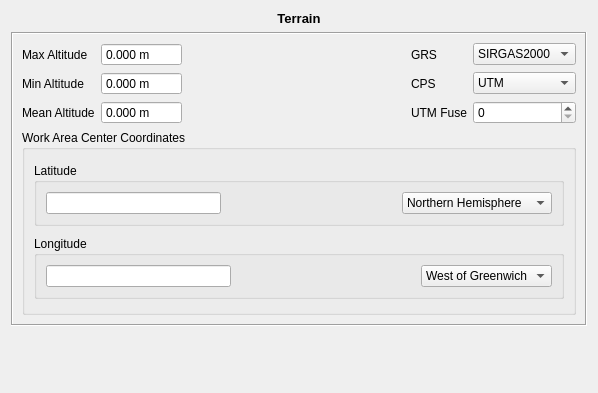
<?xml version="1.0" encoding="UTF-8"?>
<ui version="4.0">
 <class>Terreno</class>
 <widget class="QWidget" name="Terreno">
  <property name="geometry">
   <rect>
    <x>0</x>
    <y>0</y>
    <width>598</width>
    <height>393</height>
   </rect>
  </property>
  <property name="windowTitle">
   <string>Form</string>
  </property>
  <layout class="QVBoxLayout" name="verticalLayout_3">
   <item>
    <widget class="QLabel" name="label_3">
     <property name="text">
      <string>&lt;!DOCTYPE HTML PUBLIC &quot;-//W3C//DTD HTML 4.0//EN&quot; &quot;http://www.w3.org/TR/REC-html40/strict.dtd&quot;&gt;
&lt;html&gt;&lt;head&gt;&lt;meta name=&quot;qrichtext&quot; content=&quot;1&quot; /&gt;&lt;style type=&quot;text/css&quot;&gt;
p, li { white-space: pre-wrap; }
&lt;/style&gt;&lt;/head&gt;&lt;body style=&quot; font-family:'Sans'; font-size:10pt; font-weight:400; font-style:normal;&quot;&gt;
&lt;p style=&quot; margin-top:0px; margin-bottom:0px; margin-left:0px; margin-right:0px; -qt-block-indent:0; text-indent:0px;&quot;&gt;&lt;span style=&quot; font-weight:600;&quot;&gt;Terrain&lt;/span&gt;&lt;/p&gt;&lt;/body&gt;&lt;/html&gt;</string>
     </property>
     <property name="alignment">
      <set>Qt::AlignCenter</set>
     </property>
    </widget>
   </item>
   <item>
    <widget class="QFrame" name="frame">
     <property name="frameShape">
      <enum>QFrame::Box</enum>
     </property>
     <property name="frameShadow">
      <enum>QFrame::Sunken</enum>
     </property>
     <layout class="QVBoxLayout" name="verticalLayout">
      <item>
       <layout class="QGridLayout" name="gridLayout">
        <item row="0" column="3">
         <widget class="QLabel" name="label">
          <property name="minimumSize">
           <size>
            <width>0</width>
            <height>0</height>
           </size>
          </property>
          <property name="text">
           <string>GRS</string>
          </property>
         </widget>
        </item>
        <item row="0" column="4">
         <widget class="QComboBox" name="grsComboBox">
          <item>
           <property name="text">
            <string>SIRGAS2000</string>
           </property>
          </item>
          <item>
           <property name="text">
            <string>SAD69</string>
           </property>
          </item>
          <item>
           <property name="text">
            <string>WGS84</string>
           </property>
          </item>
         </widget>
        </item>
        <item row="1" column="4">
         <widget class="QComboBox" name="cpsComboBox">
          <item>
           <property name="text">
            <string>UTM</string>
           </property>
          </item>
         </widget>
        </item>
        <item row="1" column="3">
         <widget class="QLabel" name="label_2">
          <property name="minimumSize">
           <size>
            <width>0</width>
            <height>0</height>
           </size>
          </property>
          <property name="text">
           <string>CPS</string>
          </property>
         </widget>
        </item>
        <item row="1" column="2">
         <spacer name="horizontalSpacer">
          <property name="orientation">
           <enum>Qt::Horizontal</enum>
          </property>
          <property name="sizeHint" stdset="0">
           <size>
            <width>30</width>
            <height>20</height>
           </size>
          </property>
         </spacer>
        </item>
        <item row="2" column="3">
         <widget class="QLabel" name="label_10">
          <property name="text">
           <string>UTM Fuse</string>
          </property>
         </widget>
        </item>
        <item row="2" column="4">
         <widget class="QSpinBox" name="utmFuseSpin">
          <property name="maximum">
           <number>60</number>
          </property>
         </widget>
        </item>
        <item row="2" column="1">
         <widget class="EfotoDoubleSpinBox" name="meanAltSpinBox">
          <property name="toolTip">
           <string>Mean Altitude Above Sea Level</string>
          </property>
          <property name="buttonSymbols">
           <enum>QAbstractSpinBox::NoButtons</enum>
          </property>
          <property name="accelerated">
           <bool>true</bool>
          </property>
          <property name="prefix">
           <string/>
          </property>
          <property name="suffix">
           <string> m</string>
          </property>
          <property name="decimals">
           <number>3</number>
          </property>
          <property name="minimum">
           <double>-1000.000000000000000</double>
          </property>
          <property name="maximum">
           <double>10000.000000000000000</double>
          </property>
         </widget>
        </item>
        <item row="2" column="0">
         <widget class="QLabel" name="meanAltitudeLabel">
          <property name="minimumSize">
           <size>
            <width>0</width>
            <height>0</height>
           </size>
          </property>
          <property name="text">
           <string>Mean Altitude</string>
          </property>
         </widget>
        </item>
        <item row="0" column="0">
         <widget class="QLabel" name="maxAltitudeLabel">
          <property name="minimumSize">
           <size>
            <width>0</width>
            <height>0</height>
           </size>
          </property>
          <property name="text">
           <string>Max Altitude</string>
          </property>
         </widget>
        </item>
        <item row="0" column="1">
         <widget class="EfotoDoubleSpinBox" name="maxAltSpinBox">
          <property name="toolTip">
           <string>Max Altitude Above Sea Level</string>
          </property>
          <property name="buttonSymbols">
           <enum>QAbstractSpinBox::NoButtons</enum>
          </property>
          <property name="accelerated">
           <bool>true</bool>
          </property>
          <property name="suffix">
           <string> m</string>
          </property>
          <property name="decimals">
           <number>3</number>
          </property>
          <property name="maximum">
           <double>10000.000000000000000</double>
          </property>
         </widget>
        </item>
        <item row="1" column="1">
         <widget class="EfotoDoubleSpinBox" name="minAltSpinBox">
          <property name="toolTip">
           <string>Min Altitude Above Sea Level</string>
          </property>
          <property name="buttonSymbols">
           <enum>QAbstractSpinBox::NoButtons</enum>
          </property>
          <property name="accelerated">
           <bool>true</bool>
          </property>
          <property name="prefix">
           <string/>
          </property>
          <property name="suffix">
           <string> m</string>
          </property>
          <property name="decimals">
           <number>3</number>
          </property>
          <property name="minimum">
           <double>-1000.000000000000000</double>
          </property>
          <property name="maximum">
           <double>10000.000000000000000</double>
          </property>
         </widget>
        </item>
        <item row="1" column="0">
         <widget class="QLabel" name="minAltitudeLabel">
          <property name="minimumSize">
           <size>
            <width>0</width>
            <height>0</height>
           </size>
          </property>
          <property name="text">
           <string>Min Altitude</string>
          </property>
         </widget>
        </item>
       </layout>
      </item>
      <item>
       <widget class="QGroupBox" name="groupBox">
        <property name="sizePolicy">
         <sizepolicy hsizetype="Preferred" vsizetype="Preferred">
          <horstretch>0</horstretch>
          <verstretch>0</verstretch>
         </sizepolicy>
        </property>
        <property name="minimumSize">
         <size>
          <width>246</width>
          <height>185</height>
         </size>
        </property>
        <property name="title">
         <string>Work Area Center Coordinates</string>
        </property>
        <layout class="QVBoxLayout" name="verticalLayout_2">
         <item>
          <widget class="QGroupBox" name="groupBox_2">
           <property name="sizePolicy">
            <sizepolicy hsizetype="MinimumExpanding" vsizetype="Fixed">
             <horstretch>0</horstretch>
             <verstretch>0</verstretch>
            </sizepolicy>
           </property>
           <property name="title">
            <string>Latitude</string>
           </property>
           <layout class="QHBoxLayout" name="horizontalLayout_6" stretch="1">
            <item>
             <layout class="QHBoxLayout" name="horizontalLayout">
              <property name="sizeConstraint">
               <enum>QLayout::SetMaximumSize</enum>
              </property>
              <item>
               <widget class="DmsEdit" name="latDmsEdit">
                <property name="minimumSize">
                 <size>
                  <width>0</width>
                  <height>0</height>
                 </size>
                </property>
                <property name="maximumSize">
                 <size>
                  <width>323</width>
                  <height>16777215</height>
                 </size>
                </property>
               </widget>
              </item>
              <item>
               <spacer name="horizontalSpacer_2">
                <property name="orientation">
                 <enum>Qt::Horizontal</enum>
                </property>
                <property name="sizeHint" stdset="0">
                 <size>
                  <width>40</width>
                  <height>20</height>
                 </size>
                </property>
               </spacer>
              </item>
              <item>
               <widget class="QComboBox" name="latDirCombo">
                <property name="sizePolicy">
                 <sizepolicy hsizetype="Minimum" vsizetype="Fixed">
                  <horstretch>0</horstretch>
                  <verstretch>0</verstretch>
                 </sizepolicy>
                </property>
                <property name="minimumSize">
                 <size>
                  <width>0</width>
                  <height>0</height>
                 </size>
                </property>
                <property name="maximumSize">
                 <size>
                  <width>16777215</width>
                  <height>16777215</height>
                 </size>
                </property>
                <property name="layoutDirection">
                 <enum>Qt::LeftToRight</enum>
                </property>
                <property name="autoFillBackground">
                 <bool>false</bool>
                </property>
                <property name="sizeAdjustPolicy">
                 <enum>QComboBox::AdjustToContents</enum>
                </property>
                <item>
                 <property name="text">
                  <string>Northern Hemisphere</string>
                 </property>
                </item>
                <item>
                 <property name="text">
                  <string>Southern Hemisphere</string>
                 </property>
                </item>
               </widget>
              </item>
             </layout>
            </item>
           </layout>
          </widget>
         </item>
         <item>
          <widget class="QGroupBox" name="groupBox_3">
           <property name="sizePolicy">
            <sizepolicy hsizetype="MinimumExpanding" vsizetype="Fixed">
             <horstretch>0</horstretch>
             <verstretch>0</verstretch>
            </sizepolicy>
           </property>
           <property name="title">
            <string>Longitude</string>
           </property>
           <layout class="QHBoxLayout" name="horizontalLayout_10" stretch="1">
            <item>
             <layout class="QHBoxLayout" name="horizontalLayout_2">
              <item>
               <widget class="DmsEdit" name="longDmsEdit">
                <property name="maximumSize">
                 <size>
                  <width>323</width>
                  <height>16777215</height>
                 </size>
                </property>
               </widget>
              </item>
              <item>
               <spacer name="horizontalSpacer_3">
                <property name="orientation">
                 <enum>Qt::Horizontal</enum>
                </property>
                <property name="sizeHint" stdset="0">
                 <size>
                  <width>40</width>
                  <height>20</height>
                 </size>
                </property>
               </spacer>
              </item>
              <item>
               <widget class="QComboBox" name="longDirCombo">
                <property name="sizePolicy">
                 <sizepolicy hsizetype="Minimum" vsizetype="Fixed">
                  <horstretch>0</horstretch>
                  <verstretch>0</verstretch>
                 </sizepolicy>
                </property>
                <property name="minimumSize">
                 <size>
                  <width>0</width>
                  <height>0</height>
                 </size>
                </property>
                <property name="maximumSize">
                 <size>
                  <width>16777215</width>
                  <height>16777215</height>
                 </size>
                </property>
                <item>
                 <property name="text">
                  <string>West of Greenwich</string>
                 </property>
                </item>
                <item>
                 <property name="text">
                  <string>East of Greenwich</string>
                 </property>
                </item>
               </widget>
              </item>
             </layout>
            </item>
           </layout>
          </widget>
         </item>
        </layout>
       </widget>
      </item>
     </layout>
    </widget>
   </item>
   <item>
    <spacer name="verticalSpacer">
     <property name="orientation">
      <enum>Qt::Vertical</enum>
     </property>
     <property name="sizeHint" stdset="0">
      <size>
       <width>20</width>
       <height>40</height>
      </size>
     </property>
    </spacer>
   </item>
  </layout>
 </widget>
 <customwidgets>
  <customwidget>
   <class>EfotoDoubleSpinBox</class>
   <extends>QDoubleSpinBox</extends>
   <header>EfotoDoubleSpinBox.h</header>
  </customwidget>
  <customwidget>
   <class>DmsEdit</class>
   <extends>QLineEdit</extends>
   <header>DmsEdit.h</header>
  </customwidget>
 </customwidgets>
 <tabstops>
  <tabstop>maxAltSpinBox</tabstop>
  <tabstop>minAltSpinBox</tabstop>
  <tabstop>meanAltSpinBox</tabstop>
  <tabstop>grsComboBox</tabstop>
  <tabstop>cpsComboBox</tabstop>
  <tabstop>utmFuseSpin</tabstop>
  <tabstop>latDirCombo</tabstop>
  <tabstop>longDirCombo</tabstop>
 </tabstops>
 <resources/>
 <connections/>
</ui>
